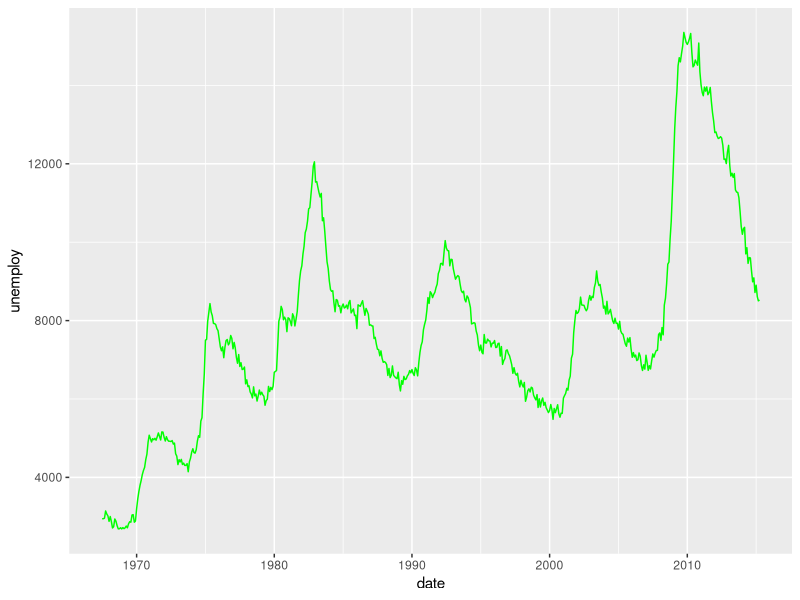
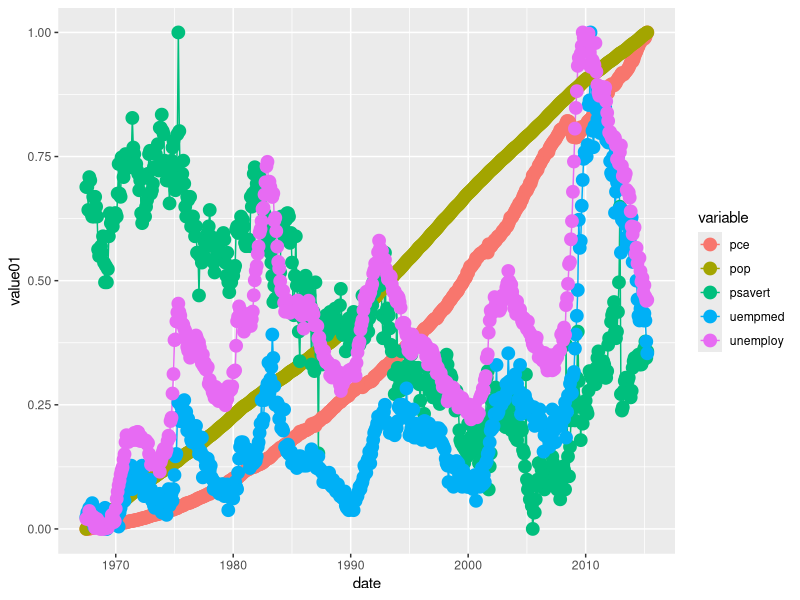

These charts were generated, in order, by the following R code:
library(tidyverse)

# First plot

ggplot(economics, aes(date, unemploy)) + geom_line(colour = 'green')




# Second plot

ggplot(economics_long, aes(date, value01, colour = variable)) +

  geom_line() + geom_point(size = 4)
